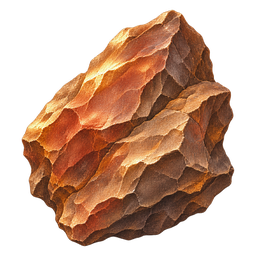
#> input picture games/dasheng-forge/game/assets/gem_earth_1.png, 256 x 256 px; its folder holds 4 pictures in this run
$ python make-webp.py
#> lines starting #> are read from the running program, lines starting #| are printed output that depends on the picture
"""把 game/assets/ 的 PNG 壓成 WebP，放到 dist/web-assets/，給單檔網頁試玩版用（檔案小很多）。
桌面版仍用原本的 PNG。需要 Python 3 與 Pillow：pip install pillow
用法：python3 scripts/make-webp.py
"""
import os
from PIL import Image

root = os.path.join(os.path.dirname(os.path.abspath(__file__)), '..')
src = os.path.join(root, 'game', 'assets')
dst = os.path.join(root, 'dist', 'web-assets')
os.makedirs(dst, exist_ok=True)
total = 0
for f in sorted(os.listdir(src)):
    if not f.endswith('.png'):
        continue
    im = Image.open(os.path.join(src, f))
#> im is the input picture: PIL image 256x256 RGBA; mean R, G, B, A 84.4, 49.1, 28.9, 130.8
    # 網頁上頭像最多顯示 72 像素、寶石 120 像素，縮小一些不影響畫質
    side = 256 if f.startswith(('wukong', 'demon_')) else 192
    if im.width > side:
        im = im.resize((side, side), Image.LANCZOS)
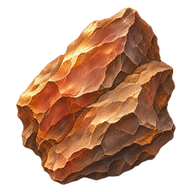
#> im: PIL image 192x192 RGBA; mean R, G, B, A 85.3, 49.6, 29, 130.9; transparent parts drawn white
    out = os.path.join(dst, f[:-4] + '.webp')
    im.save(out, 'WEBP', quality=85, method=6)
    total += os.path.getsize(out)
#> pass 2 of the loop `for f in sorted(os.listdir(src)):`:
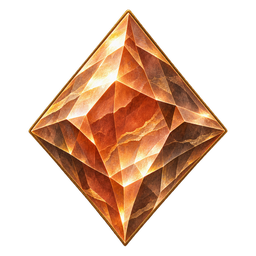
#> input picture games/dasheng-forge/game/assets/gem_earth_2.png, 256 x 256 px
#> im is the input picture: PIL image 256x256 RGBA; mean R, G, B, A 68.2, 40.1, 22.4, 90.2
#> `im = im.resize((side, side), Image.LANCZOS)`:
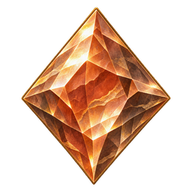
#> im: PIL image 192x192 RGBA; mean R, G, B, A 69.2, 40.6, 22.4, 90.3; transparent parts drawn white
#> pass 3 of the loop `for f in sorted(os.listdir(src)):`:
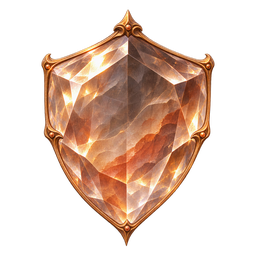
#> input picture games/dasheng-forge/game/assets/gem_earth_3.png, 256 x 256 px
#> im is the input picture: PIL image 256x256 RGBA; mean R, G, B, A 72, 47.8, 34.1, 95.4
#> `im = im.resize((side, side), Image.LANCZOS)`:
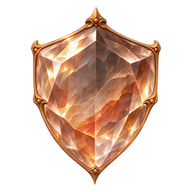
#> im: PIL image 192x192 RGBA; mean R, G, B, A 72.8, 48.3, 34.4, 95.4; transparent parts drawn white
#> the loop made 4 passes; the first 3 are shown
print(f'webp: {len(os.listdir(dst))} files, {total // 1024} KB -> {dst}')
